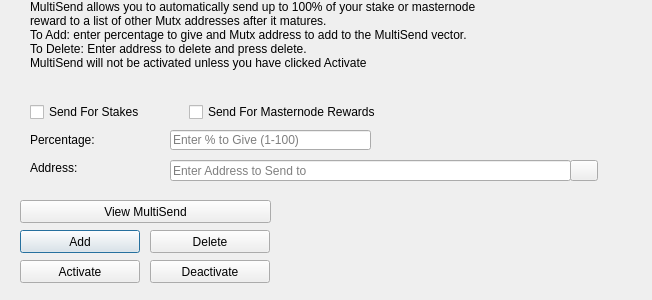
<?xml version="1.0" encoding="UTF-8"?>
<ui version="4.0">
 <class>MultiSendDialog</class>
 <widget class="QDialog" name="MultiSendDialog">
  <property name="windowModality">
   <enum>Qt::NonModal</enum>
  </property>
  <property name="geometry">
   <rect>
    <x>0</x>
    <y>0</y>
    <width>652</width>
    <height>300</height>
   </rect>
  </property>
  <property name="windowTitle">
   <string>MultiSend</string>
  </property>
  <widget class="QLineEdit" name="multiSendPercentEdit">
   <property name="geometry">
    <rect>
     <x>170</x>
     <y>130</y>
     <width>201</width>
     <height>20</height>
    </rect>
   </property>
   <property name="toolTip">
    <string>Enter whole numbers 1 - 100</string>
   </property>
   <property name="placeholderText">
    <string>Enter % to Give (1-100)</string>
   </property>
  </widget>
  <widget class="QLineEdit" name="multiSendAddressEdit">
   <property name="geometry">
    <rect>
     <x>170</x>
     <y>160</y>
     <width>401</width>
     <height>21</height>
    </rect>
   </property>
   <property name="toolTip">
    <string/>
   </property>
   <property name="placeholderText">
    <string>Enter Address to Send to</string>
   </property>
  </widget>
  <widget class="QLabel" name="label_2">
   <property name="geometry">
    <rect>
     <x>30</x>
     <y>0</y>
     <width>451</width>
     <height>121</height>
    </rect>
   </property>
   <property name="lineWidth">
    <number>1</number>
   </property>
   <property name="text">
    <string>MultiSend allows you to automatically send up to 100% of your stake or masternode reward to a list of other Mutx addresses after it matures.
To Add: enter percentage to give and Mutx address to add to the MultiSend vector.
To Delete: Enter address to delete and press delete.
MultiSend will not be activated unless you have clicked Activate</string>
   </property>
   <property name="alignment">
    <set>Qt::AlignLeading|Qt::AlignLeft|Qt::AlignTop</set>
   </property>
   <property name="wordWrap">
    <bool>true</bool>
   </property>
  </widget>
  <widget class="QLabel" name="message">
   <property name="geometry">
    <rect>
     <x>290</x>
     <y>200</y>
     <width>351</width>
     <height>91</height>
    </rect>
   </property>
   <property name="text">
    <string/>
   </property>
  </widget>
  <widget class="QPushButton" name="addButton">
   <property name="geometry">
    <rect>
     <x>20</x>
     <y>230</y>
     <width>120</width>
     <height>23</height>
    </rect>
   </property>
   <property name="toolTip">
    <string/>
   </property>
   <property name="statusTip">
    <string>Add to MultiSend Vector</string>
   </property>
   <property name="text">
    <string>Add</string>
   </property>
  </widget>
  <widget class="QPushButton" name="disableButton">
   <property name="geometry">
    <rect>
     <x>150</x>
     <y>260</y>
     <width>120</width>
     <height>23</height>
    </rect>
   </property>
   <property name="statusTip">
    <string>Deactivate MultiSend</string>
   </property>
   <property name="text">
    <string>Deactivate</string>
   </property>
  </widget>
  <widget class="QPushButton" name="addressBookButton">
   <property name="geometry">
    <rect>
     <x>570</x>
     <y>160</y>
     <width>28</width>
     <height>21</height>
    </rect>
   </property>
   <property name="toolTip">
    <string>Choose an address from the address book</string>
   </property>
   <property name="text">
    <string/>
   </property>
   <property name="icon">
    <iconset resource="../mutx.qrc">
     <normaloff>:/icons/address-book</normaloff>:/icons/address-book</iconset>
   </property>
   <property name="shortcut">
    <string>Alt+A</string>
   </property>
   <property name="autoDefault">
    <bool>false</bool>
   </property>
  </widget>
  <widget class="QLabel" name="label">
   <property name="geometry">
    <rect>
     <x>30</x>
     <y>130</y>
     <width>121</width>
     <height>20</height>
    </rect>
   </property>
   <property name="toolTip">
    <string>Percentage of stake to send</string>
   </property>
   <property name="text">
    <string>Percentage:</string>
   </property>
  </widget>
  <widget class="QLabel" name="label_5">
   <property name="geometry">
    <rect>
     <x>30</x>
     <y>160</y>
     <width>111</width>
     <height>16</height>
    </rect>
   </property>
   <property name="toolTip">
    <string>Address to send portion of stake to</string>
   </property>
   <property name="text">
    <string>Address:</string>
   </property>
  </widget>
  <widget class="QPushButton" name="deleteButton">
   <property name="geometry">
    <rect>
     <x>150</x>
     <y>230</y>
     <width>120</width>
     <height>23</height>
    </rect>
   </property>
   <property name="toolTip">
    <string/>
   </property>
   <property name="statusTip">
    <string>Delete Address From MultiSend Vector</string>
   </property>
   <property name="text">
    <string>Delete</string>
   </property>
  </widget>
  <widget class="QPushButton" name="activateButton">
   <property name="geometry">
    <rect>
     <x>20</x>
     <y>260</y>
     <width>120</width>
     <height>23</height>
    </rect>
   </property>
   <property name="statusTip">
    <string>Activate MultiSend</string>
   </property>
   <property name="text">
    <string>Activate</string>
   </property>
  </widget>
  <widget class="QPushButton" name="viewButton">
   <property name="geometry">
    <rect>
     <x>20</x>
     <y>200</y>
     <width>251</width>
     <height>23</height>
    </rect>
   </property>
   <property name="toolTip">
    <string/>
   </property>
   <property name="statusTip">
    <string>View MultiSend Vector</string>
   </property>
   <property name="text">
    <string>View MultiSend</string>
   </property>
  </widget>
  <widget class="QWidget" name="horizontalLayoutWidget">
   <property name="geometry">
    <rect>
     <x>30</x>
     <y>100</y>
     <width>351</width>
     <height>24</height>
    </rect>
   </property>
   <layout class="QHBoxLayout" name="horizontalLayout">
    <item>
     <widget class="QCheckBox" name="multiSendStakeCheckBox">
      <property name="text">
       <string>Send For Stakes</string>
      </property>
     </widget>
    </item>
    <item>
     <widget class="QCheckBox" name="multiSendMasternodeCheckBox">
      <property name="text">
       <string>Send For Masternode Rewards</string>
      </property>
     </widget>
    </item>
   </layout>
  </widget>
 </widget>
 <resources>
  <include location="../mutx.qrc"/>
 </resources>
 <connections/>
</ui>
